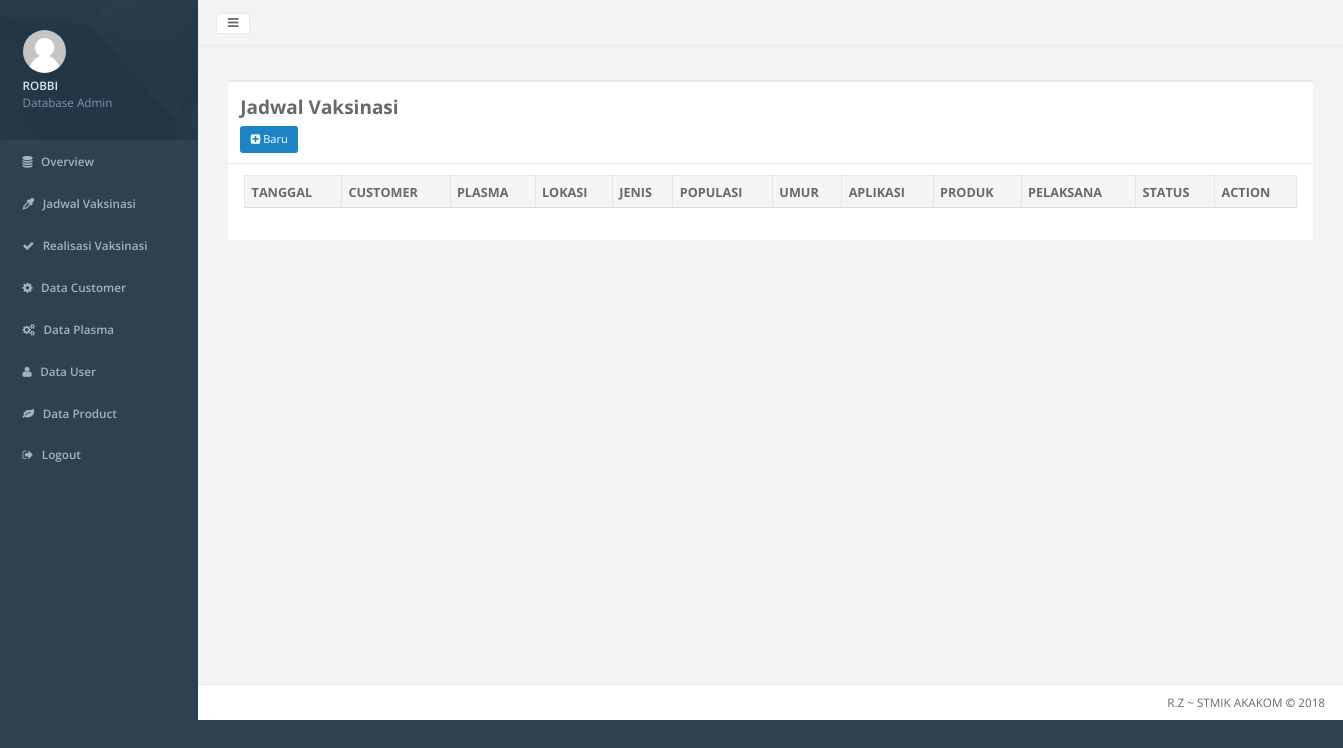
/_admin/home.php?hal=vaksinasi-data (signed in), run on an earlier commit of the app's database.
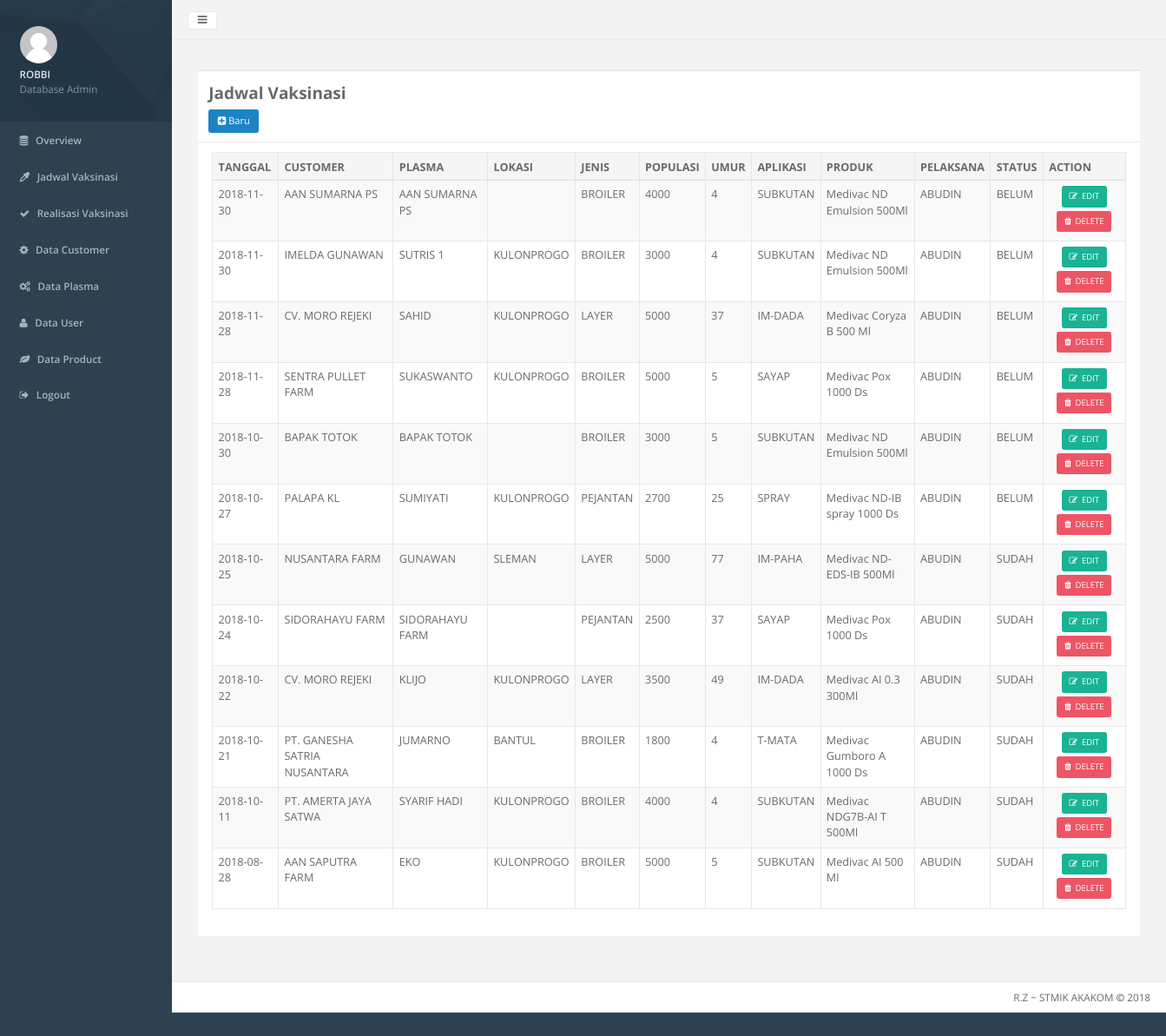
And on a later commit of the database.
### tables this page shows
CREATE TABLE IF NOT EXISTS `vaksinasi` (
`vacid` int(255) NOT NULL,
  `plasmacode` int(8) NOT NULL,
  `stockcode` varchar(8) NOT NULL,
  `pelaksana` int(8) NOT NULL,
  `tanggal` date NOT NULL,
  `jenis` enum('LAYER','BROILER','PEJANTAN','BREEDING','BEBEK') NOT NULL,
  `populasi` int(8) NOT NULL,
  `umur` int(4) NOT NULL,
  `aplikasi` enum('SUBKUTAN','IM-DADA','IM-PAHA','T-MATA','T-MULUT','T-HIDUNG','MINUM','SPRAY','SAYAP') NOT NULL,
  `status` enum('BELUM','SUDAH') NOT NULL DEFAULT 'BELUM',
  `donumber` varchar(16) DEFAULT NULL,
  `batch` varchar(16) DEFAULT NULL,
  `kmstart` int(8) DEFAULT NULL,
  `kmfinish` int(8) DEFAULT NULL,
  `remark` varchar(128) DEFAULT NULL,
  `reschedule` enum('A','B','C','D','E','F','G','H') DEFAULT NULL,
  `newdate` date DEFAULT NULL,
  `cancel` enum('1','2','3','4') DEFAULT NULL
);

CREATE TABLE IF NOT EXISTS `customer` (
  `custcode` char(5) NOT NULL,
  `custname` varchar(32) NOT NULL,
  `category` enum('PS','Farm','KK','KL','KN') NOT NULL,
  `salesman` varchar(3) NOT NULL
);

CREATE TABLE IF NOT EXISTS `plasma` (
`plasmacode` int(8) NOT NULL,
  `custcode` varchar(5) NOT NULL,
  `plasmaname` varchar(32) NOT NULL,
  `address` varchar(128) NOT NULL,
  `city` varchar(32) NOT NULL,
  `area` enum('DK','LK') NOT NULL,
  `phone` varchar(16) NOT NULL
);

CREATE TABLE IF NOT EXISTS `product` (
  `stockcode` varchar(8) NOT NULL,
  `productname` varchar(32) NOT NULL,
  `productline` enum('BP','PP') NOT NULL,
  `package` varchar(16) NOT NULL
);

CREATE TABLE IF NOT EXISTS `user` (
`uid` int(8) NOT NULL,
  `username` varchar(32) NOT NULL,
  `password` varchar(16) NOT NULL,
  `role` enum('admin','koordinator','vaksinator') NOT NULL,
  `token` varchar(64) NOT NULL
);

### _admin/vaksinasi-data.php (the view, shortened to what this page needs)
<div class="wrapper wrapper-content animated fadeInRight" style="zoom: 0.88;">
    <div class="row">
        <div class="col-lg-12">
            <div class="ibox float-e-margins">
                <div class="ibox-title">
                    <h2><b>Jadwal Vaksinasi</b></h2>
                    <a class="btn btn-success" href="home.php?hal=vaksinasi-tambah"><i class="fa fa-plus-square"></i>&nbsp;Baru</a>
                </div>
                <div class="ibox-content">
                    <div class="table-responsive">
                        <table class="table table-striped table-bordered table-hover dataTables-examples" >
                            <thead>
                                <tr>
                                    <th>TANGGAL</th>
                                    <th>CUSTOMER</th>
                                    <th>PLASMA</th>
                                    <th>LOKASI</th>
                                    <th>JENIS</th>
                                    <th>POPULASI</th>
                                    <th>UMUR</th>
                                    <th>APLIKASI</th>
                                    <th>PRODUK</th>
                                    <th>PELAKSANA</th>
                                    <th>STATUS</th>
                                    <th>ACTION</th>
                                </tr>
                            </thead>
                            <tbody>
                            <?php
                            include '../koneksi.php';
                            $sql = "SELECT * FROM vaksinasi,user,product,plasma,customer WHERE vaksinasi.pelaksana = user.uid AND vaksinasi.stockcode=product.stockcode AND vaksinasi.plasmacode = plasma.plasmacode AND plasma.custcode = customer.custcode AND vaksinasi.reschedule IS NULL AND vaksinasi.cancel IS NULL ORDER BY tanggal DESC";
                            $query = mysqli_query($kon, $sql);
                            while ($row = mysqli_fetch_array($query)) {
                            ?>
                                <tr>
                                    <td><?php echo $row['tanggal'];?></td>
                                    <td><?php echo $row['custname'];?></td>
                                    <td><?php echo $row['plasmaname'];?></td>
                                    <td><?php echo $row['city'];?></td>
                                    <td><?php echo $row['jenis'];?></td>
                                    <td><?php echo $row['populasi'];?></td>
                                    <td><?php echo $row['umur'];?></td>
                                    <td><?php echo $row['aplikasi'];?></td>
                                    <td><?php echo $row['productname'];?></td>
                                    <td><?php echo $row['username'];?></td>
                                    <td><?php echo $row['status'];?></td>
                                    <td class="center">
                                        <center>
                                            <a class="btn btn-sm btn-primary" href="home.php?hal=vaksinasi-edit&vacid=<?php echo $row['vacid']?>" title="Edit"><i class="fa fa-edit"></i>&nbsp EDIT</a>
                                            <a class="btn btn-sm btn-danger" href="home.php?hal=vaksinasi-hapus&vacid=<?php echo $row['vacid']?>" title="Delete" onclick="return confirm('Apakah Anda Mau Menghapus Jadwal Vaksinasi Ini')"><i class="fa fa-trash"></i>&nbsp DELETE</a>
                                        </center>
                                    </td>
                                </tr>
                            <?php } ?>
                            </tbody>
                        </table>
                    </div>
                </div>
            </div>
        </div>
    </div>
</div>

### _admin/home.php (shortened to what this page needs)
<?php
$username = $_SESSION['username'];
?>
<html style="zoom: 0.9;">
<head>
    <link href="../css/bootstrap.min.css" rel="stylesheet">
    <link href="../font-awesome/css/font-awesome.css" rel="stylesheet">
    <link href="../css/plugins/toastr/toastr.min.css" rel="stylesheet">
    <link href="../js/plugins/gritter/jquery.gritter.css" rel="stylesheet">
    <link href="../css/animate.css" rel="stylesheet">
    <link href="../css/style.css" rel="stylesheet">
    <link href="../css/plugins/dataTables/datatables.min.css" rel="stylesheet">
    <link href="../css/plugins/touchspin/jquery.bootstrap-touchspin.min.css" rel="stylesheet">
    <link href="../css/plugins/datapicker/datepicker3.css" rel="stylesheet">
</head>
<body>
<div id="wrapper">
    <nav class="navbar-default navbar-static-side" role="navigation">
        <div class="sidebar-collapse">
            <ul class="nav metismenu" id="side-menu">
                <li class="nav-header">
                    <div class="dropdown profile-element">
                        <span>
                            <img alt="image" class="img-circle" src="../img/user1.png" />
                        </span>
                        <a data-toggle="dropdown" class="dropdown-toggle" href="#">
                        <span class="clear">
                            <span class="block m-t-xs">
                                <strong class="font-bold"><?php echo substr($username, 0, 30);?></strong>
                            </span>
                            <span class="text-muted text-xs block">Database Admin</span>
                        </span>
                        </a>
                    </div>
                </li>
                <li id="overview">
                    <a href="home.php?hal=overview"><i class="fa fa-database"></i> <span class="nav-label">Overview</span></a>
                </li>
                <li id="vaksinasi-data">
                    <a href="home.php?hal=vaksinasi-data"><i class="fa fa-eyedropper"></i> <span class="nav-label">Jadwal Vaksinasi</span></a>
                </li>
                <li id="realisasi-data">
                    <a href="home.php?hal=realisasi-data"><i class="fa fa-check"></i> <span class="nav-label">Realisasi Vaksinasi</span></a>
                </li>
                <li id="customer-data">
                    <a href="home.php?hal=customer-data"><i class="fa fa-cog"></i> <span class="nav-label">Data Customer</span></a>
                </li>
                <li id="plasma-data">
                    <a href="home.php?hal=plasma-data"><i class="fa fa-cogs"></i> <span class="nav-label">Data Plasma</span></a>
                </li>
                <li id="user-data">
                    <a href="home.php?hal=user-data"><i class="fa fa-user"></i> <span class="nav-label">Data User</span></a>
                </li>
                <li id="product-data">
                    <a href="home.php?hal=product-data"><i class="fa fa-leaf"></i> <span class="nav-label">Data Product</span></a>
                </li>
                <li>
                    <a href="../logout.php" onclick="return confirm('Apakah Anda Mau Keluar?')"><i class="fa fa-sign-out" ></i> <span class="nav-label">Logout</span></a>
                </li>
            </ul>
        </div>
    </nav>
    <div id="page-wrapper" class="gray-bg dashbard-1">
        <div class="row border-bottom">
        <nav class="navbar navbar-static-top" role="navigation" style="margin-bottom: 0">
            <div class="navbar-header">
                <a class="navbar-minimalize minimalize-styl-2 btn btn-default " href="#"><i class="fa fa-bars"></i> </a>
            </div>
        </nav>
        </div>
        <div class="wrapper wrapper-content">
            <?php
                $halaman = $_GET['hal'];
                switch ($halaman) {
                    case 'vaksinasi-data'       : include 'vaksinasi-data.php'; break;
                }
            ?>
        </div>
        <div class="footer">
            <div class="pull-right">&nbsp;&nbsp;R.Z&nbsp;~&nbsp;STMIK AKAKOM <strong>&copy;</strong> 2018</div>
        </div>
    </div>
</div>
</body>
</html>

What changed in the data, as far as the page shows it:
added vaksinasi: tanggal "2018-11-30", customer.custname "AAN SUMARNA PS", plasma.plasmaname "AAN SUMARNA PS", jenis "BROILER", populasi "4000", umur "4", aplikasi "SUBKUTAN", product.productname "Medivac ND Emulsion 500Ml", user.username "ABUDIN", status "BELUM"
added vaksinasi: tanggal "2018-11-30", customer.custname "IMELDA GUNAWAN", plasma.plasmaname "SUTRIS 1", plasma.city "KULONPROGO", jenis "BROILER", populasi "3000", umur "4", aplikasi "SUBKUTAN", product.productname "Medivac ND Emulsion 500Ml", user.username "ABUDIN", status "BELUM"
added vaksinasi: tanggal "2018-11-28", customer.custname "CV. MORO REJEKI", plasma.plasmaname "SAHID", plasma.city "KULONPROGO", jenis "LAYER", populasi "5000", umur "37", aplikasi "IM-DADA", product.productname "Medivac Coryza B 500 Ml", user.username "ABUDIN", status "BELUM"
added vaksinasi: tanggal "2018-11-28", customer.custname "SENTRA PULLET FARM", plasma.plasmaname "SUKASWANTO", plasma.city "KULONPROGO", jenis "BROILER", populasi "5000", umur "5", aplikasi "SAYAP", product.productname "Medivac Pox 1000 Ds", user.username "ABUDIN", status "BELUM"
added vaksinasi: tanggal "2018-10-30", customer.custname "BAPAK TOTOK", plasma.plasmaname "BAPAK TOTOK", jenis "BROILER", populasi "3000", umur "5", aplikasi "SUBKUTAN", product.productname "Medivac ND Emulsion 500Ml", user.username "ABUDIN", status "BELUM"
added vaksinasi: tanggal "2018-10-27", customer.custname "PALAPA KL", plasma.plasmaname "SUMIYATI", plasma.city "KULONPROGO", jenis "PEJANTAN", populasi "2700", umur "25", aplikasi "SPRAY", product.productname "Medivac ND-IB spray 1000 Ds", user.username "ABUDIN", status "BELUM"
added vaksinasi: tanggal "2018-10-25", customer.custname "NUSANTARA FARM", plasma.plasmaname "GUNAWAN", plasma.city "SLEMAN", jenis "LAYER", populasi "5000", umur "77", aplikasi "IM-PAHA", product.productname "Medivac ND-EDS-IB 500Ml", user.username "ABUDIN", status "SUDAH"
added vaksinasi: tanggal "2018-10-24", customer.custname "SIDORAHAYU FARM", plasma.plasmaname "SIDORAHAYU FARM", jenis "PEJANTAN", populasi "2500", umur "37", aplikasi "SAYAP", product.productname "Medivac Pox 1000 Ds", user.username "ABUDIN", status "SUDAH"
added vaksinasi: tanggal "2018-10-22", customer.custname "CV. MORO REJEKI", plasma.plasmaname "KLIJO", plasma.city "KULONPROGO", jenis "LAYER", populasi "3500", umur "49", aplikasi "IM-DADA", product.productname "Medivac AI 0.3 300Ml", user.username "ABUDIN", status "SUDAH"
added vaksinasi: tanggal "2018-10-21", customer.custname "PT. GANESHA SATRIA NUSANTARA", plasma.plasmaname "JUMARNO", plasma.city "BANTUL", jenis "BROILER", populasi "1800", umur "4", aplikasi "T-MATA", product.productname "Medivac Gumboro A 1000 Ds", user.username "ABUDIN", status "SUDAH"
added vaksinasi: tanggal "2018-10-11", customer.custname "PT. AMERTA JAYA SATWA", plasma.plasmaname "SYARIF HADI", plasma.city "KULONPROGO", jenis "BROILER", populasi "4000", umur "4", aplikasi "SUBKUTAN", product.productname "Medivac NDG7B-AI T 500Ml", user.username "ABUDIN", status "SUDAH"
added vaksinasi: tanggal "2018-08-28", customer.custname "AAN SAPUTRA FARM", plasma.plasmaname "EKO", plasma.city "KULONPROGO", jenis "BROILER", populasi "5000", umur "5", aplikasi "SUBKUTAN", product.productname "Medivac AI 500 Ml", user.username "ABUDIN", status "SUDAH"
